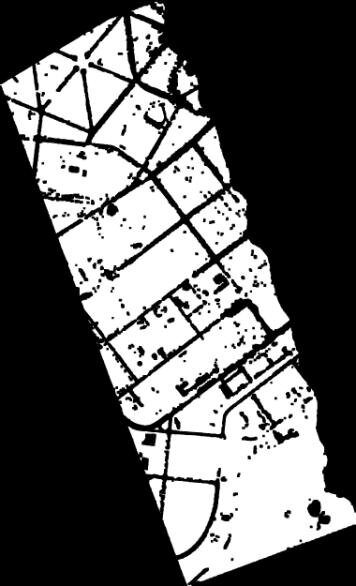
#> input picture pi/laboratorio3/muros.png, 356 x 586 px, found by its file name
$ python laboratorio3.py /home/alexandre/projetos/mestrado-unifesp/pi/laboratorio3/muros.png 1 5 /home/alexandre/projetos/mestrado-unifesp/pi/laboratorio3/muros_saida.png
#> lines starting #> are read from the running program, lines starting #| are printed output that depends on the picture; after the words box and inside, x2 and y2 are one past the last pixel; in counts of white or black regions, pixels touching at a corner belong together
# --------------------------------------------------------------------------------------
# Aluno: Alexandre Ferreira e Silva
# Atividade 03
#
# Morfologia - para rodar o arquivo copiar a linha abaixo e mudar o diretorio
# python3 laboratorio3.py '/home/alexandre/projetos/mestrado-unifesp/pi/laboratorio3/muros.png' 1 5 '/home/alexandre/projetos/mestrado-unifesp/pi/laboratorio3/muros_saida.png'
# 1-erosão; 2-dilatação; 3-abertura; 4-fechamento.
# --------------------------------------------------------------------------------------

import cv2
import numpy as np
import os
from matplotlib import pyplot as plt
import sys

# Limpar console
os.system('cls' if os.name == 'nt' else 'clear')

# parametros de entrada
arquivo = sys.argv[1]
operacao = int(sys.argv[2])
tamanho = int(sys.argv[3])
arquivo_saida = sys.argv[4]
elemento = []

# Exibe a imagem preto e branco
imgGray = cv2.imread(arquivo, cv2.IMREAD_GRAYSCALE)
#> imgGray is the input picture: shape (586, 356); min 0, max 255, mean 95.7
(thresh, imgBW) = cv2.threshold(imgGray, 128, 255, cv2.THRESH_BINARY | cv2.THRESH_OTSU)
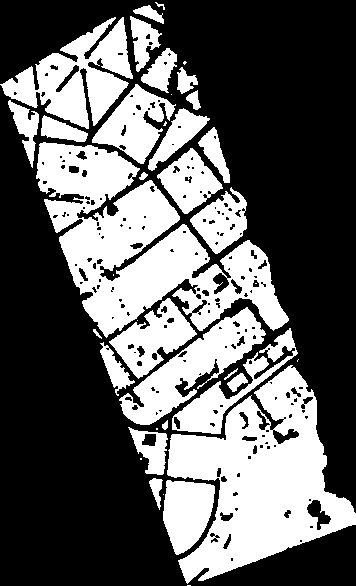
#> imgBW: shape (586, 356); 37.8% white; 39 white regions (11 under 20 px), largest, box (x1, y1, x2, y2) and area: (36, 142, 289, 338) 21722, (167, 365, 356, 584) 19973, (0, 17, 133, 129) 6843
#> thresh = 125
cv2.imshow('Imagem Preto e Branco', imgBW)
cv2.waitKey(0)
cv2.destroyAllWindows()

# --------------------------------------------------------------------------------------------
# Cria o elemento estruturante com o tamanho de entrada
# --------------------------------------------------------------------------------------------
def criarElementoEstruturante():
    objeto = np.zeros((tamanho, tamanho))
    return objeto

# --------------------------------------------------------------------------------------------
# Metodo usado para saber se a convolucao esta completamente dentro da imagem
# img - Imagem
# i, j - coordenadas
# d - dimensao da convolucao
# --------------------------------------------------------------------------------------------
def isInside(imagem, i, j):
    parte = int(tamanho/2)
    segmento = imagem[(i-parte):(i+parte+1), (j-parte):(j+parte+1)]
    return np.array_equal(segmento, elemento)

# --------------------------------------------------------------------------------------------
# EROSAO
# --------------------------------------------------------------------------------------------
def erosao(imagem):

    # Cria imagem branca do mesmo tamanho
    linhas, colunas = imagem.shape
    imgErosao = np.zeros((linhas, colunas))
    imgErosao[:,:] = 255

    # Com base na imagem original, cria a imagem com erosao
    parte = int(tamanho/2)
    for i in range(parte, linhas-parte):
        for j in range(parte, colunas-parte):
            if (imagem[i,j] == 0 and isInside(imagem, i, j)):
                imgErosao[i,j] = 0
    return imgErosao

# --------------------------------------------------------------------------------------------
# DILATACAO
# --------------------------------------------------------------------------------------------
def dilatacao(imagem):
    parte = int(tamanho/2)
    imgDilatacao = np.copy(imagem)
    linhas, colunas = imagem.shape
    for i in range(parte, linhas-parte):
        for j in range(parte, colunas-parte):
            if (imagem[i,j] == 0 and isInside(imagem, i, j) == False):
                imgDilatacao[(i-parte):(i+parte+1), (j-parte):(j+parte+1)] = 0
    return imgDilatacao

# --------------------------------------------------------------------------------------------
# PRINCIPAL
# --------------------------------------------------------------------------------------------

# Cria elemento estruturante com base no tamanho informado
elemento = criarElementoEstruturante()

# Aplica a operacao de acordo com numero passado
match operacao:
    case 1:
        imgSaida = erosao(imgBW)
    case 2:
        imgSaida = dilatacao(imgBW)
    case 3:
        imgErosao = erosao(imgBW)
        imgSaida = dilatacao(imgErosao)
    case 4:
        imgDilatacao = dilatacao(imgBW)
        imgSaida = erosao(imgDilatacao)

# Salva a imagem processada
cv2.imwrite(arquivo_saida, imgSaida)
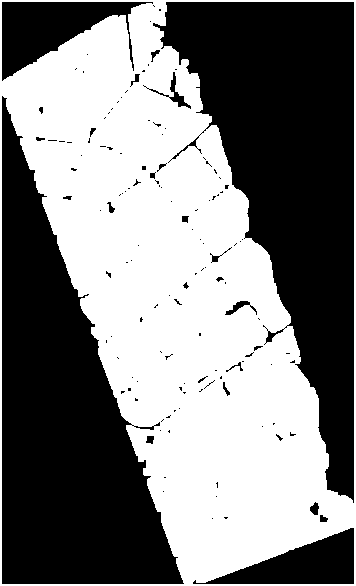
#> saved as muros_saida.png: shape (586, 356); 49.9% white; 1 white region, box (x1, y1, x2, y2) and area: (0, 0, 356, 586) 104195

cv2.imshow('Imagem Saida', imgSaida)
cv2.waitKey(0)
cv2.destroyAllWindows()

$ run again, with pi/laboratorio3/letra_A_saida.jpg saved as pi/laboratorio3/muros.png
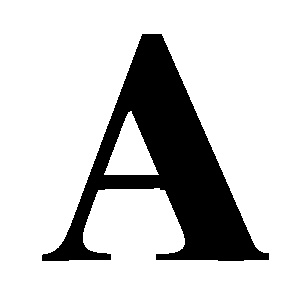
#> input picture pi/laboratorio3/letra_A_saida.jpg, 300 x 300 px, found by its file name
#> imgGray is the input picture: shape (300, 300); min 0, max 255, mean 204.9
#> imgBW: shape (300, 300); 80.4% white; 1 black region, box (x1, y1, x2, y2) and area: (42, 34, 269, 261) 17677
#> thresh = 6
#> `cv2.imwrite(arquivo_saida, imgSaida)`:
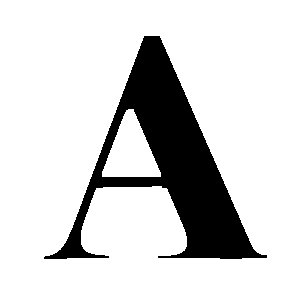
#> saved as muros_saida.png: shape (300, 300); 83.5% white; 1 black region, box (x1, y1, x2, y2) and area: (44, 36, 267, 259) 14865
